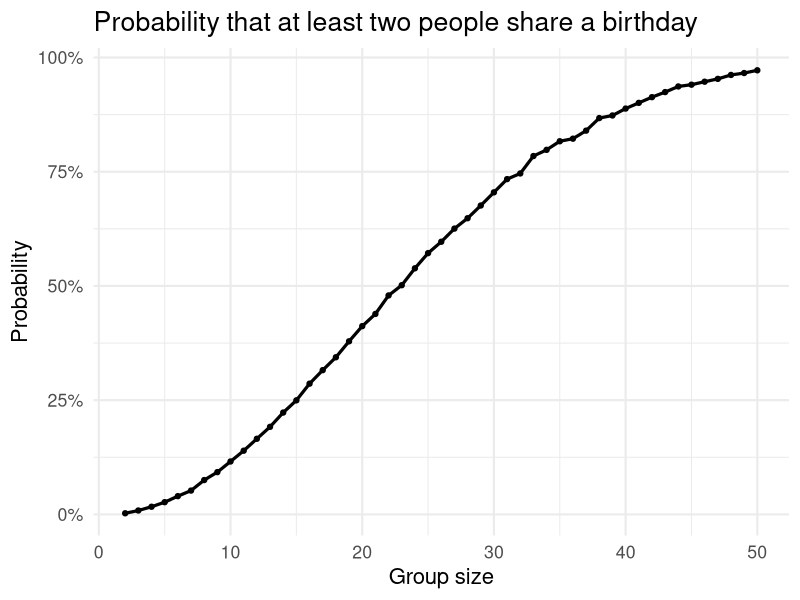

R code for this plot: (Note: a time limit stopped this script after it produced the figure.)
## ---- chunk 1
library(tidyverse) 
library(broom) 
set.seed(1)
theme_set(theme_minimal(base_size = 16))
## ---- chunk 2
# Define a function that checks if at least two people share a birthday
dup_bday <- function(n) {
  # Randomly assign birthdays (1–365) to n people, allowing duplicates
  bdays <- sample(1:365, n, replace = TRUE)
  # Return TRUE if there is any duplicate birthday, FALSE otherwise
  any(duplicated(bdays))
}

# Define a function to estimate the probability of shared birthdays
prob_bday <- function(n, sims = 1e4) {
  # Repeat the birthday simulation 'sims' times
  # Each run returns TRUE/FALSE; taking the mean gives the estimated probability
  mean(replicate(sims, dup_bday(n)))
}

# Create a tibble with group sizes from 2 to 50
# For each group size, compute the probability using 'prob_bday'
results <- tibble(
  n = 2:50,
  prob = map_dbl(n, prob_bday)
)

# Plot the probability curve using ggplot2

ggplot(results, aes(x = n, y = prob)) +
  geom_line(linewidth = 1.1) +  # Draw line
  geom_point() +                  # Add data points
  scale_y_continuous(labels = scales::percent) +   # Convert y-axis to %
  labs(
    title = "Probability that at least two people share a birthday",
    x = "Group size",
    y = "Probability"
  )
# Result Interpretation:
# 
# The resulting plot visualizes the "Birthday Paradox" — 
# how the probability that at least two people share the same birthday 
# increases with group size.
# 
# The curve starts near 0% when only 2–5 people are in the group, 
# but rises rapidly as the group becomes larger. 
# Around 23 people, the probability exceeds 50%,
# Around 50 people, the probablity is next to 100%
# showing that even in a relatively small group, 
# there is a surprisingly high chance that two people share a birthday.
# 
# This counterintuitive result illustrates how random combinations 
# grow quickly with group size, and give us an intution that though 365 days, only 50 
#   people can nearly guarantee a repetition


## ---- chunk 3




# Design parameters
n <- 30
sigma <- 5
mus <- 0:6
n_sim <- 5000

# Run simulations for each true mean
sim_df <- tibble(mu = mus) %>%
  mutate(
    res = map(mu, ~ {
      # For each mu, run 5000 simulated t-tests
      replicate(n_sim, {
        x <- rnorm(n, mean = .x, sd = sigma)
        tidy(t.test(x, mu = 0)) %>%
          select(estimate, p.value)
      }, simplify = FALSE) %>%
        bind_rows()
    })
  ) %>%
  unnest(res)

# Compute power and mean estimates
power_df <- sim_df %>%
  group_by(mu) %>%
  summarise(
    power = mean(p.value < 0.05),
    mean_all = mean(estimate),
    mean_sig = mean(estimate[p.value < 0.05]),
    .groups = "drop"
  )

# ---- Plot 1: Power vs Effect Size ----
ggplot(power_df, aes(mu, power)) +
  geom_line(color = "#7B4397", linewidth = 1.1) +
  geom_point(color = "#7B4397") +
  labs(
    title = "Power increases with true μ",
    x = "True mean (μ)",
    y = "Power"
  )

# ---- Plot 2: Average Estimate vs True Mean ----
power_df %>%
  pivot_longer(c(mean_all, mean_sig),
               names_to = "type", values_to = "mean_est") %>%
  mutate(type = recode(type,
                       mean_all = "All samples",
                       mean_sig = "Samples where null rejected")) %>%
  ggplot(aes(mu, mean_est, color = type)) +
  geom_line(linewidth = 1.1) +
  geom_point() +
  labs(
    title = "Average estimate vs true mean",
    x = "True mean (μ)",
    y = "Average of sample means",
    color = NULL
  )
